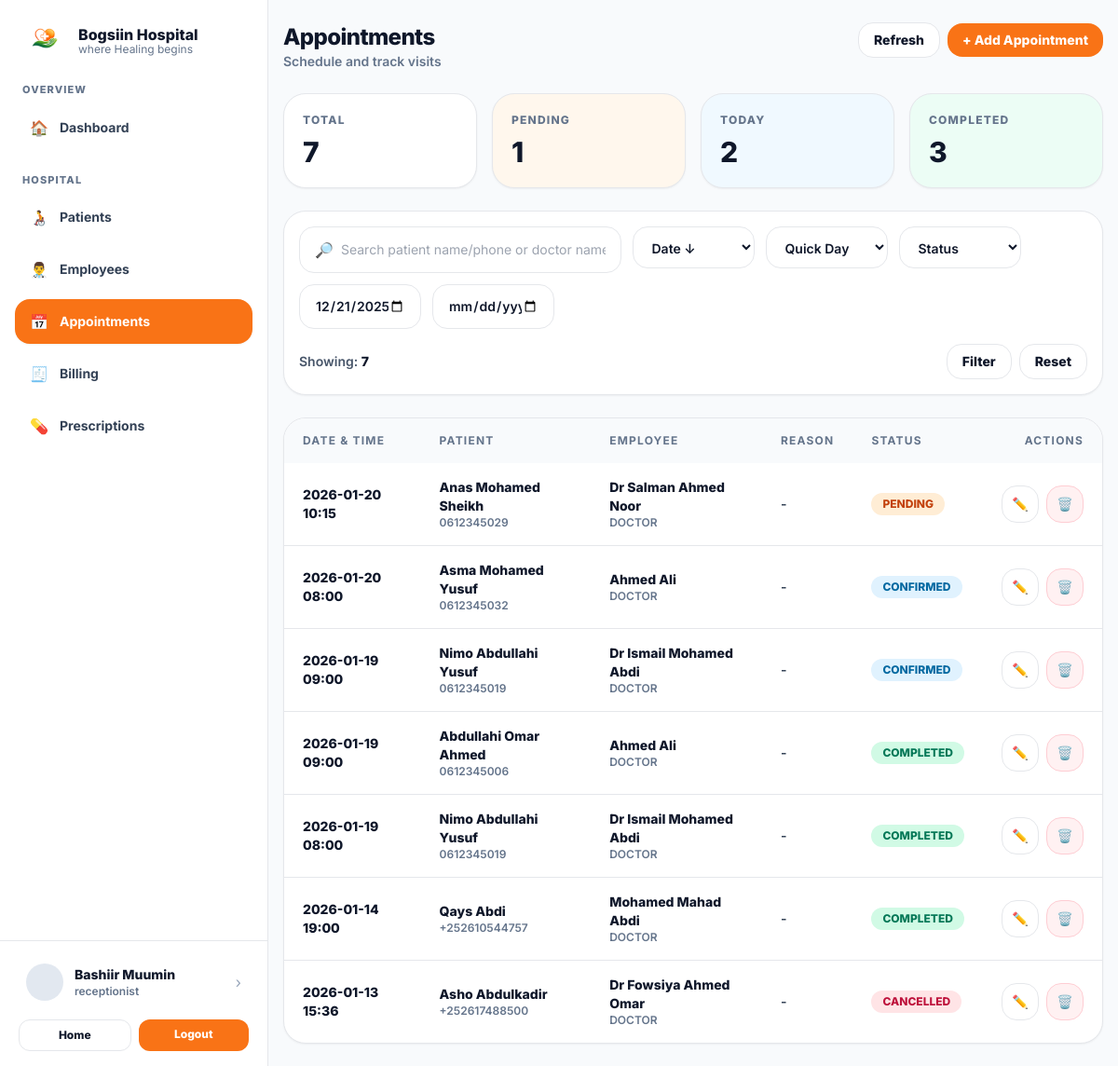
Screenshot of /appointments/view.php (signed in) with the database file from the repository.
### tables this page shows
CREATE TABLE `appointments` (
  `id` int(11) NOT NULL,
  `patient_id` int(11) NOT NULL,
  `employee_id` int(11) NOT NULL,
  `appointment_datetime` datetime NOT NULL,
  `reason` varchar(255) DEFAULT NULL,
  `status` enum('PENDING','CONFIRMED','COMPLETED','CANCELLED','NO_SHOW') NOT NULL DEFAULT 'PENDING',
  `created_at` timestamp NOT NULL DEFAULT current_timestamp()
);

CREATE TABLE `patients` (
  `id` int(11) NOT NULL,
  `patient_code` varchar(30) DEFAULT NULL,
  `full_name` varchar(120) NOT NULL,
  `gender` enum('Male','Female') NOT NULL,
  `date_of_birth` date DEFAULT NULL,
  `phone` varchar(30) DEFAULT NULL,
  `address` text DEFAULT NULL,
  `emergency_contact_name` varchar(120) DEFAULT NULL,
  `emergency_contact_phone` varchar(30) DEFAULT NULL,
  `created_at` timestamp NOT NULL DEFAULT current_timestamp()
);

CREATE TABLE `employees` (
  `id` int(11) NOT NULL,
  `user_id` int(11) DEFAULT NULL,
  `emp_code` varchar(30) DEFAULT NULL,
  `full_name` varchar(120) NOT NULL,
  `gender` enum('Male','Female') DEFAULT NULL,
  `phone` varchar(30) DEFAULT NULL,
  `email` varchar(160) DEFAULT NULL,
  `job_title` enum('DOCTOR','NURSE','ADMINISTRATOR','LAB','PHARMACIST','RECEPTIONIST') NOT NULL,
  `department` varchar(120) DEFAULT NULL,
  `specialization` varchar(120) DEFAULT NULL,
  `hire_date` date DEFAULT current_timestamp(),
  `status` enum('ACTIVE','INACTIVE') NOT NULL DEFAULT 'ACTIVE',
  `created_at` timestamp NOT NULL DEFAULT current_timestamp()
);

### appointments/view.php (the view, shortened to what this page needs)
<?php
require_once __DIR__ . "/../includes/db.php";
function h($s){ return htmlspecialchars((string)$s, ENT_QUOTES, 'UTF-8'); }
$q = trim($_GET["q"] ?? "");
$from = trim($_GET["from"] ?? "");
$to = trim($_GET["to"] ?? "");
$sort = trim($_GET["sort"] ?? "");
if ($from === "" && $to === "") {
    $end = new DateTime();
    $start = (clone $end)->modify('-30 days');
    $from = $start->format('Y-m-d');
    $to = "";
}
$where = [];
$params = [];
if ($from !== "") {
  $where[] = "a.appointment_datetime >= :fromdt";
  $params[":fromdt"] = $from . " 00:00:00";
}
$whereSql = $where ? ("WHERE " . implode(" AND ", $where)) : "";
$orderSql = 'ORDER BY a.appointment_datetime DESC';
$totalAppt = (int)$pdo->query("SELECT COUNT(*) FROM appointments")->fetchColumn();
$pendingAppt = (int)$pdo->query("SELECT COUNT(*) FROM appointments WHERE status='PENDING'")->fetchColumn();
$todayAppt = (int)$pdo->query("SELECT COUNT(*) FROM appointments WHERE DATE(appointment_datetime)=CURDATE()")->fetchColumn();
$completedAppt = (int)$pdo->query("SELECT COUNT(*) FROM appointments WHERE status='COMPLETED'")->fetchColumn();
$sql = "
  SELECT
    a.*,
    p.full_name AS patient_name, p.patient_code, p.phone AS patient_phone,
    e.full_name AS employee_name, e.emp_code, e.job_title, e.phone AS employee_phone
  FROM appointments a
  JOIN patients p ON p.id = a.patient_id
  JOIN employees e ON e.id = a.employee_id
  $whereSql
  $orderSql
  LIMIT 300
";
$stmt = $pdo->prepare($sql);
$placeholders = [];
if (preg_match_all('/(:[a-zA-Z0-9_]+)/', $sql, $m)) {
  $placeholders = array_values(array_unique($m[1]));
}
foreach ($placeholders as $ph) {
  if (array_key_exists($ph, $params)) {
    $stmt->bindValue($ph, $params[$ph]);
    continue;
  }
}
$stmt->execute();
$rows = $stmt->fetchAll() ?: [];
include_once __DIR__ . "/../includes/header.php";
?>
 <div class="min-h-screen bg-slate-50 md:pl-72">
<div class="md:flex min-h-screen">
  <?php include __DIR__ . "/../includes/sidebar.php"; ?>
  <div class="flex-1">
    <div class="mx-auto max-w-6xl px-4 py-6">
      <div class="flex flex-col gap-4 md:flex-row md:items-start md:justify-between">
        <div>
          <div class="text-2xl font-extrabold tracking-tight">Appointments</div>
          <div class="text-sm font-semibold text-slate-500">Schedule and track visits</div>
        </div>
        <div class="flex items-center gap-2">
          <a href="/hospital/appointments/view.php"
             class="rounded-2xl border bg-white px-4 py-2 text-sm font-extrabold hover:bg-slate-50">
            Refresh
          </a>
          <button id="openAddModal"
                  class="rounded-2xl bg-orange-500 px-4 py-2 text-sm font-extrabold text-white hover:bg-orange-600">
            + Add Appointment
          </button>
        </div>
      </div>
      <section class="mt-6 grid gap-4 md:grid-cols-4">
        <div class="rounded-3xl border bg-white p-5 shadow-sm">
          <div class="text-xs font-extrabold tracking-widest text-slate-500">TOTAL</div>
          <div class="mt-2 text-3xl font-extrabold"><?php echo $totalAppt; ?></div>
        </div>
        <div class="rounded-3xl border bg-orange-50 p-5 shadow-sm">
          <div class="text-xs font-extrabold tracking-widest text-slate-500">PENDING</div>
          <div class="mt-2 text-3xl font-extrabold"><?php echo $pendingAppt; ?></div>
        </div>
        <div class="rounded-3xl border bg-sky-50 p-5 shadow-sm">
          <div class="text-xs font-extrabold tracking-widest text-slate-500">TODAY</div>
          <div class="mt-2 text-3xl font-extrabold"><?php echo $todayAppt; ?></div>
        </div>
        <div class="rounded-3xl border bg-emerald-50 p-5 shadow-sm">
          <div class="text-xs font-extrabold tracking-widest text-slate-500">COMPLETED</div>
          <div class="mt-2 text-3xl font-extrabold"><?php echo $completedAppt; ?></div>
        </div>
      </section>
      <section class="mt-6 rounded-3xl border bg-white p-4 shadow-sm">
        <form class="grid gap-3 lg:grid-cols-12" method="GET">
          <div class="lg:col-span-5">
            <div class="flex items-center gap-2 rounded-2xl border bg-white px-4 py-3">
              <span class="text-slate-400">🔎</span>
              <input name="q" value="<?php echo h($q); ?>"
                     class="w-full bg-transparent text-sm outline-none"
                   placeholder="Search patient name/phone or doctor name… (multi-word supported)" />
            </div>
          </div>
            <div class="lg:col-span-2">
              <select name="sort" class="w-full rounded-2xl border bg-white px-4 py-3 text-sm font-semibold outline-none">
                <option value="date_desc" <?php echo $sort==='date_desc' || $sort===''?"selected":""; ?>>Date ↓</option>
              </select>
            </div>
<div class="lg:col-span-2">
  <select name="day" class="w-full rounded-2xl border bg-white px-4 py-3 text-sm font-semibold outline-none">
    <option value="">Quick Day</option>
  </select>
</div>
          <div class="lg:col-span-2">
            <select name="st" class="w-full rounded-2xl border bg-white px-4 py-3 text-sm font-semibold outline-none">
              <option value="">Status</option>
            </select>
          </div>
          <div class="lg:col-span-2">
            <input type="date" name="from" value="<?php echo h($from); ?>"
              class="w-full rounded-2xl border bg-white px-4 py-3 text-sm font-semibold outline-none"
              title="From date">
          </div>
          <div class="lg:col-span-2">
            <input type="date" name="to" value="<?php echo h($to); ?>"
              class="w-full rounded-2xl border bg-white px-4 py-3 text-sm font-semibold outline-none"
              title="To date">
          </div>
          <div class="lg:col-span-12 flex items-center justify-between pt-1 text-sm">
            <div class="font-semibold text-slate-600">
              Showing: <span class="font-extrabold text-slate-900"><?php echo count($rows); ?></span>
            </div>
            <div class="flex gap-2">
              <button class="rounded-2xl border bg-white px-4 py-2 text-sm font-extrabold hover:bg-slate-50" type="submit">
                Filter
              </button>
              <a href="/hospital/appointments/view.php" class="rounded-2xl border bg-white px-4 py-2 text-sm font-extrabold hover:bg-slate-50">
                Reset
              </a>
            </div>
          </div>
        </form>
      </section>
      <section class="mt-6 rounded-3xl border bg-white shadow-sm overflow-hidden">
        <div class="overflow-x-auto">
          <table class="w-full text-left text-sm">
            <thead class="bg-slate-50 text-xs font-extrabold tracking-widest text-slate-500">
              <tr>
                <th class="px-5 py-4">DATE & TIME</th>
                <th class="px-5 py-4">PATIENT</th>
                <th class="px-5 py-4">EMPLOYEE</th>
                <th class="px-5 py-4">REASON</th>
                <th class="px-5 py-4">STATUS</th>
                <th class="px-5 py-4 text-right">ACTIONS</th>
              </tr>
            </thead>
            <tbody class="divide-y">
              <?php if (!$rows): ?>
                <tr>
                  <td colspan="6" class="px-5 py-10 text-center text-slate-500 font-semibold">
                    No appointments found.
                  </td>
                </tr>
              <?php else: ?>
                <?php foreach ($rows as $r): ?>
                  <?php
                    $payload = base64_encode(json_encode($r));
                    $badge = match($r["status"]) {
                      "PENDING" => "bg-orange-100 text-orange-700",
                      "CONFIRMED" => "bg-sky-100 text-sky-700",
                      "COMPLETED" => "bg-emerald-100 text-emerald-700",
                      "CANCELLED" => "bg-rose-100 text-rose-700",
                      "NO_SHOW" => "bg-red-100 text-red-700",
                      default => "bg-slate-100 text-slate-700"
                    };
                    $dt = date("Y-m-d H:i", strtotime($r["appointment_datetime"]));
                  ?>
                  <tr class="hover:bg-slate-50/60">
                    <td class="px-5 py-4 font-extrabold text-slate-900"><?php echo h($dt); ?></td>
                    <td class="px-5 py-4">
                      <div class="font-extrabold text-slate-900"><?php echo h($r["patient_name"]); ?></div>
                      <div class="text-xs font-semibold text-slate-500">
                        <?php echo h($r["patient_phone"] ?? "-"); ?>
                      </div>
                    </td>
                    <td class="px-5 py-4">
                      <div class="font-extrabold text-slate-900"><?php echo h($r["employee_name"]); ?></div>
                      <div class="text-xs font-semibold text-slate-500">
                        <?php echo h($r["job_title"] ?? "-"); ?>
                      </div>
                    </td>
                    <td class="px-5 py-4 font-semibold text-slate-700">
                      <?php echo h($r["reason"] ?? "-"); ?>
                    </td>
                    <td class="px-5 py-4">
                      <span class="inline-flex rounded-full px-3 py-1 text-xs font-extrabold <?php echo $badge; ?>">
                        <?php echo h($r["status"]); ?>
                      </span>
                    </td>
                    <td class="px-5 py-4">
                      <div class="flex justify-end gap-2">
                        <button type="button"
                          class="grid h-10 w-10 place-items-center rounded-2xl border bg-white hover:bg-slate-50"
                          title="Edit"
                          data-a="<?php echo h($payload); ?>"
                          onclick="openEdit(this)">✏️</button>
                        <form method="POST" onsubmit="return confirm('Delete this appointment?');">
                          <button type="submit"
                            class="grid h-10 w-10 place-items-center rounded-2xl border border-rose-200 bg-rose-50 hover:bg-rose-100"
                            title="Delete">🗑️</button>
                        </form>
                      </div>
                    </td>
                  </tr>
                <?php endforeach; ?>
              <?php endif; ?>
            </tbody>
          </table>
        </div>
      </section>
    </div>
  </div>
</div>

### includes/header.php (style rules this page uses)
body { font-family: Inter, system-ui, -apple-system, Segoe UI, Roboto, Arial, sans-serif; }

### rows the page displays
appointments: appointment_datetime "2026-01-20 10:15", patient.full_name "Anas Mohamed Sheikh", patient.phone "0612345029", employee.full_name "Dr Salman Ahmed Noor", employee.job_title "DOCTOR", reason "-", status "PENDING"
appointments: appointment_datetime "2026-01-20 08:00", patient.full_name "Asma Mohamed Yusuf", patient.phone "0612345032", employee.full_name "Ahmed Ali", employee.job_title "DOCTOR", reason "-", status "CONFIRMED"
appointments: appointment_datetime "2026-01-19 09:00", patient.full_name "Nimo Abdullahi Yusuf", patient.phone "0612345019", employee.full_name "Dr Ismail Mohamed Abdi", employee.job_title "DOCTOR", reason "-", status "CONFIRMED"
appointments: appointment_datetime "2026-01-19 09:00", patient.full_name "Abdullahi Omar Ahmed", patient.phone "0612345006", employee.full_name "Ahmed Ali", employee.job_title "DOCTOR", reason "-", status "COMPLETED"
appointments: appointment_datetime "2026-01-19 08:00", patient.full_name "Nimo Abdullahi Yusuf", patient.phone "0612345019", employee.full_name "Dr Ismail Mohamed Abdi", employee.job_title "DOCTOR", reason "-", status "COMPLETED"
appointments: appointment_datetime "2026-01-14 19:00", patient.full_name "Qays Abdi", patient.phone "+252610544757", employee.full_name "Mohamed Mahad Abdi", employee.job_title "DOCTOR", reason "-", status "COMPLETED"
appointments: appointment_datetime "2026-01-13 15:36", patient.full_name "Asho Abdulkadir", patient.phone "+252617488500", employee.full_name "Dr Fowsiya Ahmed Omar", employee.job_title "DOCTOR", reason "-", status "CANCELLED"

### other values shown
$u["full_name"] "Bashiir Muumin"
$role "receptionist"
$totalAppt "7"
$pendingAppt "1"
$todayAppt "2"
$completedAppt "3"
count($rows) "7"
